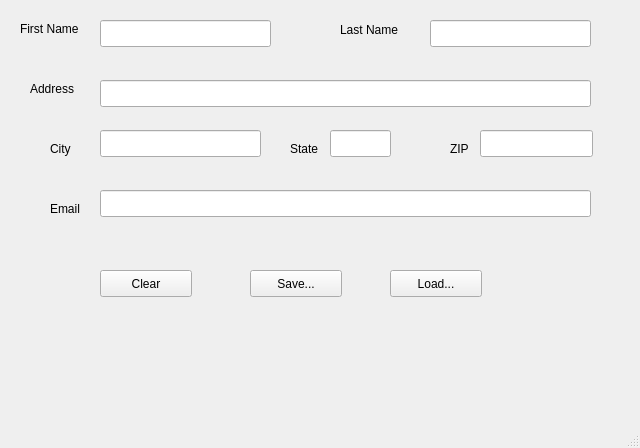
<?xml version="1.0" encoding="UTF-8"?>
<ui version="4.0">
 <class>MainWindow</class>
 <widget class="QMainWindow" name="MainWindow">
  <property name="geometry">
   <rect>
    <x>0</x>
    <y>0</y>
    <width>640</width>
    <height>448</height>
   </rect>
  </property>
  <property name="windowTitle">
   <string>MainWindow</string>
  </property>
  <widget class="QWidget" name="centralwidget">
   <widget class="QLineEdit" name="lFirst">
    <property name="geometry">
     <rect>
      <x>100</x>
      <y>20</y>
      <width>171</width>
      <height>27</height>
     </rect>
    </property>
   </widget>
   <widget class="QLineEdit" name="lLast">
    <property name="geometry">
     <rect>
      <x>430</x>
      <y>20</y>
      <width>161</width>
      <height>27</height>
     </rect>
    </property>
   </widget>
   <widget class="QLineEdit" name="lAddress">
    <property name="geometry">
     <rect>
      <x>100</x>
      <y>80</y>
      <width>491</width>
      <height>27</height>
     </rect>
    </property>
   </widget>
   <widget class="QLineEdit" name="lCity">
    <property name="geometry">
     <rect>
      <x>100</x>
      <y>130</y>
      <width>161</width>
      <height>27</height>
     </rect>
    </property>
   </widget>
   <widget class="QLineEdit" name="lState">
    <property name="geometry">
     <rect>
      <x>330</x>
      <y>130</y>
      <width>61</width>
      <height>27</height>
     </rect>
    </property>
   </widget>
   <widget class="QLineEdit" name="lZIP">
    <property name="geometry">
     <rect>
      <x>480</x>
      <y>130</y>
      <width>113</width>
      <height>27</height>
     </rect>
    </property>
   </widget>
   <widget class="QLineEdit" name="lEmail">
    <property name="geometry">
     <rect>
      <x>100</x>
      <y>190</y>
      <width>491</width>
      <height>27</height>
     </rect>
    </property>
   </widget>
   <widget class="QLabel" name="label">
    <property name="geometry">
     <rect>
      <x>20</x>
      <y>20</y>
      <width>71</width>
      <height>17</height>
     </rect>
    </property>
    <property name="text">
     <string>First Name</string>
    </property>
   </widget>
   <widget class="QLabel" name="label_2">
    <property name="geometry">
     <rect>
      <x>340</x>
      <y>20</y>
      <width>71</width>
      <height>20</height>
     </rect>
    </property>
    <property name="text">
     <string>Last Name</string>
    </property>
   </widget>
   <widget class="QLabel" name="label_3">
    <property name="geometry">
     <rect>
      <x>30</x>
      <y>80</y>
      <width>62</width>
      <height>17</height>
     </rect>
    </property>
    <property name="text">
     <string>Address</string>
    </property>
   </widget>
   <widget class="QLabel" name="label_4">
    <property name="geometry">
     <rect>
      <x>50</x>
      <y>140</y>
      <width>31</width>
      <height>17</height>
     </rect>
    </property>
    <property name="text">
     <string>City</string>
    </property>
   </widget>
   <widget class="QLabel" name="label_5">
    <property name="geometry">
     <rect>
      <x>290</x>
      <y>140</y>
      <width>41</width>
      <height>17</height>
     </rect>
    </property>
    <property name="text">
     <string>State</string>
    </property>
   </widget>
   <widget class="QLabel" name="label_6">
    <property name="geometry">
     <rect>
      <x>450</x>
      <y>140</y>
      <width>41</width>
      <height>17</height>
     </rect>
    </property>
    <property name="text">
     <string>ZIP</string>
    </property>
   </widget>
   <widget class="QLabel" name="label_7">
    <property name="geometry">
     <rect>
      <x>50</x>
      <y>200</y>
      <width>41</width>
      <height>17</height>
     </rect>
    </property>
    <property name="text">
     <string>Email</string>
    </property>
   </widget>
   <widget class="QLabel" name="label_Error">
    <property name="geometry">
     <rect>
      <x>100</x>
      <y>240</y>
      <width>441</width>
      <height>17</height>
     </rect>
    </property>
    <property name="text">
     <string/>
    </property>
   </widget>
   <widget class="QPushButton" name="pbClear">
    <property name="geometry">
     <rect>
      <x>100</x>
      <y>270</y>
      <width>92</width>
      <height>27</height>
     </rect>
    </property>
    <property name="text">
     <string>Clear</string>
    </property>
   </widget>
   <widget class="QPushButton" name="pbSave">
    <property name="geometry">
     <rect>
      <x>250</x>
      <y>270</y>
      <width>92</width>
      <height>27</height>
     </rect>
    </property>
    <property name="text">
     <string>Save...</string>
    </property>
   </widget>
   <widget class="QPushButton" name="pbLoad">
    <property name="geometry">
     <rect>
      <x>390</x>
      <y>270</y>
      <width>92</width>
      <height>27</height>
     </rect>
    </property>
    <property name="text">
     <string>Load...</string>
    </property>
   </widget>
  </widget>
  <widget class="QMenuBar" name="menubar">
   <property name="geometry">
    <rect>
     <x>0</x>
     <y>0</y>
     <width>640</width>
     <height>25</height>
    </rect>
   </property>
  </widget>
  <widget class="QStatusBar" name="statusbar"/>
 </widget>
 <resources/>
 <connections/>
</ui>
